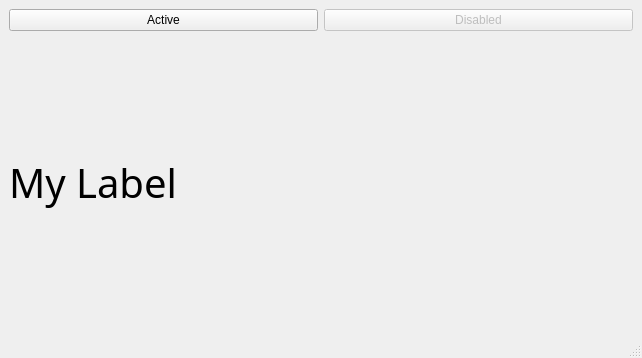
<?xml version="1.0" encoding="UTF-8"?>
<ui version="4.0">
 <class>MainWindow</class>
 <widget class="QMainWindow" name="MainWindow">
  <property name="geometry">
   <rect>
    <x>0</x>
    <y>0</y>
    <width>642</width>
    <height>358</height>
   </rect>
  </property>
  <property name="windowTitle">
   <string>MainWindow</string>
  </property>
  <widget class="QWidget" name="centralwidget">
   <layout class="QVBoxLayout" name="verticalLayout">
    <item>
     <layout class="QHBoxLayout" name="horizontalLayout">
      <item>
       <widget class="QPushButton" name="activeButton">
        <property name="text">
         <string>Active</string>
        </property>
       </widget>
      </item>
      <item>
       <widget class="QPushButton" name="disabledButton">
        <property name="enabled">
         <bool>false</bool>
        </property>
        <property name="text">
         <string>Disabled</string>
        </property>
       </widget>
      </item>
     </layout>
    </item>
    <item>
     <widget class="QLabel" name="label">
      <property name="font">
       <font>
        <family>Avenir Next</family>
        <pointsize>30</pointsize>
       </font>
      </property>
      <property name="autoFillBackground">
       <bool>true</bool>
      </property>
      <property name="text">
       <string>My Label</string>
      </property>
     </widget>
    </item>
   </layout>
  </widget>
  <widget class="QMenuBar" name="menubar">
   <property name="geometry">
    <rect>
     <x>0</x>
     <y>0</y>
     <width>642</width>
     <height>21</height>
    </rect>
   </property>
  </widget>
  <widget class="QStatusBar" name="statusbar"/>
 </widget>
 <resources/>
 <connections/>
</ui>
